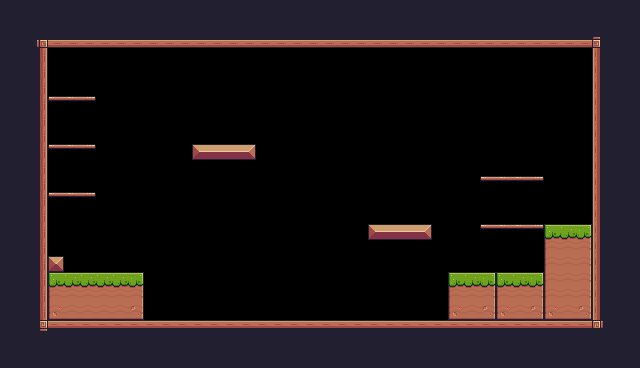

A level layout from a 2D game, rendered from its tile map. Below: a short description, then the map file with its tile-grid data intact:
An orthogonal 40x23 tile map with 16x16 px tiles, 1 tile layer (Background) and 27 objects (8x Fruit, 5x Platform, Player, Chicken, Saw, ...).

<map version="1.10" tiledversion="1.11.0" orientation="orthogonal" renderorder="right-down" width="40" height="23" tilewidth="16" tileheight="16" infinite="0" nextlayerid="4" nextobjectid="46">
 <tileset firstgid="1" source="Pixel Adventure.tsx" />
 <layer id="1" name="Background" width="40" height="23">
  <properties>
   <property name="BackgroundColor" value="Gray" />
  </properties>
  <data encoding="csv">
24,24,24,24,24,24,24,24,24,24,24,24,24,24,24,24,24,24,24,24,24,24,24,24,24,24,24,24,24,24,24,24,24,24,24,24,24,24,24,24,
24,24,24,24,24,24,24,24,24,24,24,24,24,24,24,24,24,24,24,24,24,24,24,24,24,24,24,24,24,24,24,24,24,24,24,24,24,24,24,24,
24,24,92,134,134,134,134,134,134,134,134,134,134,134,134,134,134,134,134,134,134,134,134,134,134,134,134,134,134,134,134,134,134,134,134,134,134,93,24,24,
24,24,113,0,0,0,0,0,0,0,0,0,0,0,0,0,0,0,0,0,0,0,0,0,0,0,0,0,0,0,0,0,0,0,0,0,0,111,24,24,
24,24,113,0,0,0,0,0,0,0,0,0,0,0,0,0,0,0,0,0,0,0,0,0,0,0,0,0,0,0,0,0,0,0,0,0,0,111,24,24,
24,24,113,0,0,0,0,0,0,0,0,0,0,0,0,0,0,0,0,0,0,0,0,0,0,0,0,0,0,0,0,0,0,0,0,0,0,111,24,24,
24,24,113,40,41,42,0,0,0,0,0,0,0,0,0,0,0,0,0,0,0,0,0,0,0,0,0,0,0,0,0,0,0,0,0,0,0,111,24,24,
24,24,113,0,0,0,0,0,0,0,0,0,0,0,0,0,0,0,0,0,0,0,0,0,0,0,0,0,0,0,0,0,0,0,0,0,0,111,24,24,
24,24,113,0,0,0,0,0,0,0,0,0,0,0,0,0,0,0,0,0,0,0,0,0,0,0,0,0,0,0,0,0,0,0,0,0,0,111,24,24,
24,24,113,40,41,42,0,0,0,0,0,0,13,14,14,15,0,0,0,0,0,0,0,0,0,0,0,0,0,0,0,0,0,0,0,0,0,111,24,24,
24,24,113,0,0,0,0,0,0,0,0,0,0,0,0,0,0,0,0,0,0,0,0,0,0,0,0,0,0,0,0,0,0,0,0,0,0,111,24,24,
24,24,113,0,0,0,0,0,0,0,0,0,0,0,0,0,0,0,0,0,0,0,0,0,0,0,0,0,0,0,40,41,41,42,0,0,0,111,24,24,
24,24,113,40,41,42,0,0,0,0,0,0,0,0,0,0,0,0,0,0,0,0,0,0,0,0,0,0,0,0,0,0,0,0,0,0,0,111,24,24,
24,24,113,0,0,0,0,0,0,0,0,0,0,0,0,0,0,0,0,0,0,0,0,0,0,0,0,0,0,0,0,0,0,0,0,0,0,111,24,24,
24,24,113,0,0,0,0,0,0,0,0,0,0,0,0,0,0,0,0,0,0,0,0,13,14,14,15,0,0,0,40,41,41,42,7,8,9,111,24,24,
24,24,113,0,0,0,0,0,0,0,0,0,0,0,0,0,0,0,0,0,0,0,0,0,0,0,0,0,0,0,0,0,0,0,29,30,31,111,24,24,
24,24,113,35,0,0,0,0,0,0,0,0,0,0,0,0,0,0,0,0,0,0,0,0,0,0,0,0,0,0,0,0,0,0,29,30,31,111,24,24,
24,24,113,7,8,8,8,8,9,0,0,0,0,0,0,0,0,0,0,0,0,0,0,0,0,0,0,0,7,8,9,7,8,9,29,30,31,111,24,24,
24,24,113,29,30,30,30,30,31,0,0,0,0,0,0,0,0,0,0,0,0,0,0,0,0,0,0,0,29,30,31,29,30,31,29,30,31,111,24,24,
24,24,113,51,52,52,52,52,53,0,0,0,0,0,0,0,0,0,0,0,0,0,0,0,0,0,0,0,51,52,53,51,52,53,51,52,53,111,24,24,
24,24,114,90,90,90,90,90,90,90,90,90,90,90,90,90,90,90,90,90,90,90,90,90,90,90,90,90,90,90,90,90,90,90,90,90,90,115,24,24,
24,24,24,24,24,24,24,24,24,24,24,24,24,24,24,24,24,24,24,24,24,24,24,24,24,24,24,24,24,24,24,24,24,24,24,24,24,24,24,24,
24,24,24,24,24,24,24,24,24,24,24,24,24,24,24,24,24,24,24,24,24,24,24,24,24,24,24,24,24,24,24,24,24,24,24,24,24,24,24,24
</data>
 </layer>
 <objectgroup id="3" name="Collisions">
  <object id="6" x="32" y="32" width="16" height="304" />
  <object id="10" x="48" y="32" width="544" height="16" />
  <object id="11" x="592" y="32" width="16" height="304" />
  <object id="12" x="48" y="320" width="544" height="16" />
  <object id="15" x="48" y="256" width="16" height="16" />
  <object id="16" x="48" y="272" width="96" height="48" />
  <object id="17" x="448" y="272" width="96" height="48" />
  <object id="18" x="368" y="224" width="64" height="16" />
  <object id="20" x="192" y="144" width="64" height="16" />
  <object id="24" type="Platform" x="480" y="224" width="64" height="16" />
  <object id="25" type="Platform" x="480" y="176" width="64" height="16" />
  <object id="26" type="Platform" x="48" y="192" width="48" height="16" />
  <object id="27" type="Platform" x="48" y="144" width="48" height="16" />
  <object id="28" type="Platform" x="48" y="96" width="48" height="16" />
  <object id="44" x="544" y="224" width="48" height="96" />
 </objectgroup>
 <objectgroup id="2" name="Spawnpoints">
  <object id="4" name="Player" type="Player" x="96" y="240" width="32" height="32" />
  <object id="29" name="Bananas" type="Fruit" x="64" y="64" width="32" height="32" />
  <object id="30" name="Cherries" type="Fruit" x="64" y="112" width="32" height="32" />
  <object id="31" name="Apple" type="Fruit" x="64" y="160" width="32" height="32" />
  <object id="33" name="Kiwi" type="Fruit" x="304" y="64" width="32" height="32" />
  <object id="34" name="Melon" type="Fruit" x="384" y="192" width="32" height="32" />
  <object id="36" name="Cherries" type="Fruit" x="496" y="144" width="32" height="32" />
  <object id="37" name="Orange" type="Fruit" x="192" y="112" width="32" height="32" />
  <object id="39" name="Strawberry" type="Fruit" x="496" y="192" width="32" height="32" />
  <object id="41" name="Chicken" type="Chicken" x="320" y="288" width="32" height="32">
   <properties>
    <property name="offNeg" type="float" value="12" />
    <property name="offPos" type="float" value="7" />
   </properties>
  </object>
  <object id="43" type="Saw" x="304" y="128" width="32" height="32">
   <properties>
    <property name="isVertical" type="bool" value="true" />
    <property name="offNeg" type="float" value="5" />
    <property name="offPos" type="float" value="7" />
   </properties>
  </object>
  <object id="45" type="Checkpoint" x="528" y="160" width="64" height="64" />
 </objectgroup>
</map>
